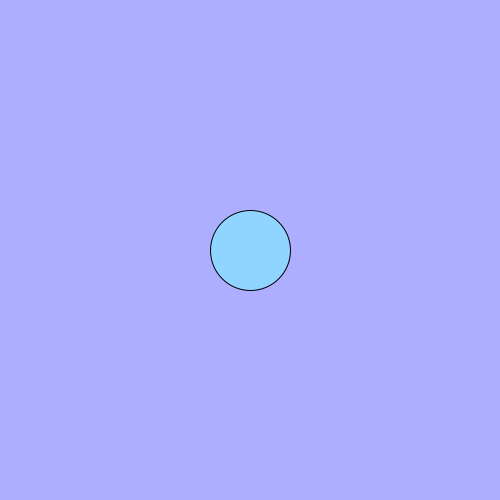
Frame 1 (no input)
Frame 60 (the mouse pressed at the canvas centre just before this capture): identical to frame 1, image omitted
Frame 120 (the mouse held since frame 60 and released just before this capture): identical to frame 1, image omitted

The Processing sketch that drew this single still picture (run headless with seeded random() and noise(); from frame 60 on, the mouse is pressed at the canvas centre):

// Processing sketch: slipperyDot
// ── slipperyDot.pde
// create three integer variables to  
    //    represent the x, y, and the size of the ellipse
    int x = 250;
    int y = 250;
    int size = 80;
    
    void setup() {
      //set the size of your sketch
    size(500,500);
    }
    
    void draw() {
      //set the background color of your sketch
      background(#ADAEFF);
      //draw an ellipse. Make sure it fits in the window.
      fill(#90D5FF);
      ellipse(x,y,size,size);
      //use the variables created in step 4 in place of the numbers
      //   in your ellipse
    
    }
    
    void mousePressed() {
      //6a. create an integer variable called distance
      int distance = getDistance(mouseX,mouseY,x,y);
      //6b. use the getDistance method to initialize your varible
      //    use the mouse's x and y and the x and y of your ellipse 
    
      //print the distance variable
    println(distance);
      
      //8a. make an if statement to check if the distance variable
      //   is within the size of the ellipse
      if(distance<= size){
        
      }
        //8b.  set the x and y of the ellipse to a random location on the window
       
      
    }
    
    int getDistance(int x1, int y1, int x2, int y2) {
      return (int)Math.sqrt(Math.pow((x1-x2),2) + Math.pow((y1-y2),2));
    }
